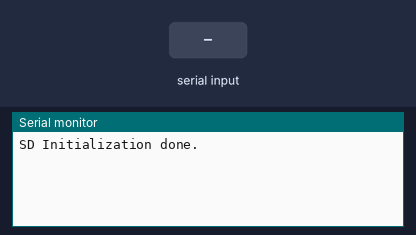
This sketch was run on a simulated Arduino Uno, built with avr-gcc and run on an emulated ATmega328P. Parts: the last lines printed to the serial monitor. The inputs (shaded band) are chosen by the test bench. Storage starts empty.

Above: at 1.2 s.
1.3 s: "90,45,200\n" received over Serial
At 2.5 s:
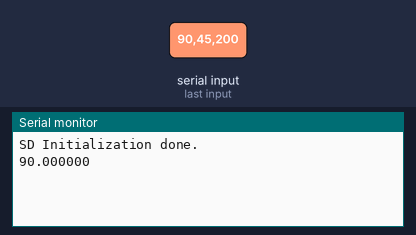
2.8 s: "30,150,10\n" received over Serial
At 3.7 s:
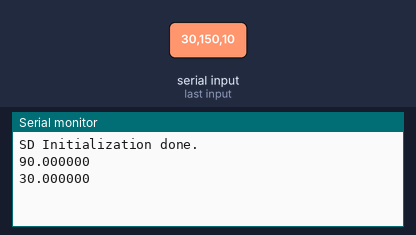

The sketch:

arduino_mega_sdlog_serial.ino
```cpp
#include <SPI.h>
#include <SD.h >  // These two are for the SD card
File myFile;
String dataString = "";


void setup() {
  // put your setup code here, to run once:
Serial.begin(9600);

   if (!SD.begin(53)) {

    Serial.println(F("SD Initialization failed!"));
    //while(1);// do nothing. system needs reset

  }//endif
  Serial.println (F("SD Initialization done."));


  myFile = SD.open ("test.txt", FILE_WRITE);//Open the file. Note that you can only open one file at a time. You must close this one before opening the next.


  if (myFile) { //if the file has opened correctly
      myFile.println("test write");         // This writes into the actual file
    myFile.close();
  }


}//end void setup


float temperature;
float concentration;
float humidity;

void loop() {
  // put your main code here, to run repeatedly:
  while (Serial.available()==0);

  while (Serial.available()) {

  float dataIn1 = Serial.parseFloat();

  Serial.println(dataIn1,6);

  if(dataIn1 == 123.456008){
    dataIn1 = Serial.parseFloat();

  }//endif

  else if(dataIn1 == 456.789031){


    dataIn1 = Serial.parseFloat();


  }//endif

  else{
    temperature = dataIn1;
    concentration = Serial.parseFloat();
    humidity = Serial.parseFloat();
    float waste = Serial.parseFloat();


  myFile = SD.open ("test.txt", FILE_WRITE);//Open the file. Note that you can only open one file at a time. You must close this one before opening the next.
  if (myFile) { //if the file has opened correctly
    myFile.print("Temperature: ");         // This writes into the actual file
    myFile.println(temperature);
    myFile.print("Concentration: ");
    myFile.println(concentration);
    myFile.print("Humidity: ");
    myFile.println(humidity);

    myFile.close();
  }//end if myfile


  }//end else
  }//end while

}//end void loop
```

Temp_PID.cpp
```cpp
/*
  This cpp contains a PID implementation for temperature using P and I
  The output is scaled 0-255 with the ends capped for pwm safety bounds.
  The cumulative error bounds can be adjusted to change the curve and windup of the PID
*/

#include "Arduino.h"
#include "Temp_PID.h"

double tempPID::computePID(tempPID tp) {
  static double currentTime = millis();
  static double elapsedTime = (double)(currentTime - tp.dbl_previousTime);


  double error = dbl_setPoint - dbl_temp_inp; // error here means how far off our temp_input temp is from where the gauge is set
  dbl_cumulativeError += error * elapsedTime;//We clamp how much this can affect our output below to prevent windup

  if(abs(dbl_cumulativeError*c_ki)>40){

    if(dbl_cumulativeError > (10/c_ki)){
      dbl_cumulativeError=(160/c_ki);
    }//endif positive cumulative error

    if(dbl_cumulativeError < (-70/c_ki)){
      dbl_cumulativeError=(-50/c_ki);                 // from -70 to -50
    }//endif negative cumulative error

  }//endif cumulating error either direction

  double out = c_kp * error + c_ki * dbl_cumulativeError;//output determined by I and P.
  dbl_previousTime = currentTime;

  //check output bounds
    if(out > 229){
      out=229;
    }//endif

    if(out < 26){
      out=26;
    }//endif out of bounds

  return out;
}// end
```

Temp_PID.h
```cpp
//computePID: uses several global variables to calculate errors in temp/setTemp, and time. Could have temp timeout inside or externally
//Consts: P&I
//Inputs: input temp, previousTime, cumulativeError, setPoint
//Outputs: double out
#ifndef Temp_PID
#define Temp_PID

#include "Arduino.h"


const uint8_t c_kp = 20;
const uint8_t c_ki = 1;

class tempPID
{
  public:
  double dbl_temp_inp;
  double dbl_previousTime;
  double dbl_cumulativeError;
  double dbl_setPoint;

  double computePID(tempPID tp);

  private:

};


#endif
```

Measured:
- after the input at 1.3 s, the serial monitor: prints a new line at once (image 1)
- after the input at 2.8 s, the serial monitor: prints a new line at once (image 2)
